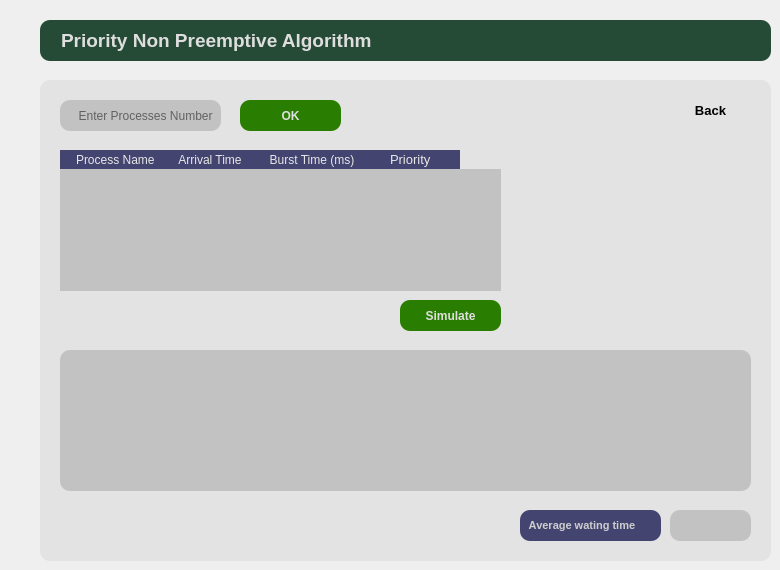
    <widget class="QWidget" name="tab_8">
     <attribute name="title">
      <string>Priority_NP</string>
     </attribute>
     <widget class="QLabel" name="label_15">
      <property name="geometry">
       <rect>
        <x>40</x>
        <y>20</y>
        <width>731</width>
        <height>41</height>
       </rect>
      </property>
      <property name="font">
       <font>
        <family>MS Shell Dlg 2</family>
        <pointsize>14</pointsize>
        <weight>75</weight>
        <bold>true</bold>
       </font>
      </property>
      <property name="styleSheet">
       <string notr="true">background-color: rgb(37, 75, 55);
color: rgb(222, 222, 222);
border-radius: 10px;</string>
      </property>
      <property name="text">
       <string>    Priority Non Preemptive Algorithm</string>
      </property>
     </widget>
     <widget class="QGroupBox" name="groupBox_8">
      <property name="enabled">
       <bool>true</bool>
      </property>
      <property name="geometry">
       <rect>
        <x>40</x>
        <y>80</y>
        <width>731</width>
        <height>481</height>
       </rect>
      </property>
      <property name="font">
       <font>
        <pointsize>9</pointsize>
        <weight>75</weight>
        <bold>true</bold>
       </font>
      </property>
      <property name="styleSheet">
       <string notr="true">background-color: rgb(227, 227, 227);
border-radius: 10px;</string>
      </property>
      <property name="title">
       <string/>
      </property>
      <widget class="QGraphicsView" name="graphicsView_5">
       <property name="geometry">
        <rect>
         <x>20</x>
         <y>270</y>
         <width>691</width>
         <height>141</height>
        </rect>
       </property>
       <property name="styleSheet">
        <string notr="true">background-color: rgb(194, 194, 194);</string>
       </property>
      </widget>
      <widget class="QLabel" name="label_16">
       <property name="geometry">
        <rect>
         <x>480</x>
         <y>430</y>
         <width>141</width>
         <height>31</height>
        </rect>
       </property>
       <property name="font">
        <font>
         <pointsize>8</pointsize>
         <weight>75</weight>
         <bold>true</bold>
        </font>
       </property>
       <property name="styleSheet">
        <string notr="true">background-color: rgb(68, 68, 113);
color: rgb(206, 206, 206);</string>
       </property>
       <property name="text">
        <string>   Average wating time</string>
       </property>
      </widget>
      <widget class="QLineEdit" name="lineEdit_10">
       <property name="geometry">
        <rect>
         <x>630</x>
         <y>430</y>
         <width>81</width>
         <height>31</height>
        </rect>
       </property>
       <property name="styleSheet">
        <string notr="true">background-color: rgb(194, 194, 194);</string>
       </property>
       <property name="readOnly">
        <bool>true</bool>
       </property>
       <property name="placeholderText">
        <string/>
       </property>
      </widget>
      <widget class="QPushButton" name="pushButton_26">
       <property name="geometry">
        <rect>
         <x>630</x>
         <y>10</y>
         <width>81</width>
         <height>41</height>
        </rect>
       </property>
       <property name="font">
        <font>
         <pointsize>10</pointsize>
         <weight>75</weight>
         <bold>true</bold>
        </font>
       </property>
       <property name="styleSheet">
        <string notr="true">background-color: rgb(227, 227, 227);
border-radius:0px;
</string>
       </property>
       <property name="text">
        <string>Back</string>
       </property>
       <property name="icon">
        <iconset resource="img.qrc">
         <normaloff>:/img/Homee.png</normaloff>:/img/Homee.png</iconset>
       </property>
       <property name="iconSize">
        <size>
         <width>27</width>
         <height>27</height>
        </size>
       </property>
      </widget>
      <widget class="QLineEdit" name="lineEdit_9">
       <property name="geometry">
        <rect>
         <x>20</x>
         <y>20</y>
         <width>161</width>
         <height>31</height>
        </rect>
       </property>
       <property name="styleSheet">
        <string notr="true">background-color: rgb(194, 194, 194);</string>
       </property>
       <property name="placeholderText">
        <string>     Enter Processes Number</string>
       </property>
      </widget>
      <widget class="QPushButton" name="pushButton_24">
       <property name="enabled">
        <bool>true</bool>
       </property>
       <property name="geometry">
        <rect>
         <x>200</x>
         <y>20</y>
         <width>101</width>
         <height>31</height>
        </rect>
       </property>
       <property name="font">
        <font>
         <pointsize>9</pointsize>
         <weight>75</weight>
         <bold>true</bold>
        </font>
       </property>
       <property name="styleSheet">
        <string notr="true">background-color: rgb(0, 199, 0);
background-color: rgb(41, 125, 0);
color: rgb(223, 223, 223);</string>
       </property>
       <property name="text">
        <string>OK</string>
       </property>
       <property name="shortcut">
        <string>Return</string>
       </property>
      </widget>
      <widget class="QPushButton" name="pushButton_25">
       <property name="enabled">
        <bool>true</bool>
       </property>
       <property name="geometry">
        <rect>
         <x>360</x>
         <y>220</y>
         <width>101</width>
         <height>31</height>
        </rect>
       </property>
       <property name="font">
        <font>
         <pointsize>9</pointsize>
         <weight>75</weight>
         <bold>true</bold>
        </font>
       </property>
       <property name="styleSheet">
        <string notr="true">background-color: rgb(41, 125, 0);
color: rgb(223, 223, 223);</string>
       </property>
       <property name="text">
        <string>Simulate</string>
       </property>
       <property name="shortcut">
        <string>Return</string>
       </property>
      </widget>
      <widget class="QTableWidget" name="tableWidget_7">
       <property name="geometry">
        <rect>
         <x>20</x>
         <y>70</y>
         <width>441</width>
         <height>141</height>
        </rect>
       </property>
       <property name="styleSheet">
        <string notr="true">QHeaderView::section  {
    background-color: rgb(68, 68, 113);
    color: rgb(231, 231, 231);
	border:rgb(68, 68, 113);;
    text-align: left;
	padding-left: 4px;
}
QTableCornerButton::section {
    background-color:rgb(68, 68, 113);
    border: 1px solid #3A3939;
    border-radius: 0px;
}

QTableView
{
	background-color: rgb(194, 194, 194);
	border-radius: 0px;
}

QTableView, QHeaderView
{
    border-radius: 0px;
	selection-background-color: rgb(194, 194, 194);
}

QTableView::item::pressed
{
    background-color: rgb(126, 126, 126);
}


QScrollBar:horizontal
{
    background-color: rgb(194, 194, 194);

}
QScrollBar:vertical
{
    background-color: rgb(194, 194, 194);

}

QTableWidget::item:hover {
	border: 1px solid #47476a;
	border-radius: 8px;
	background-color: #909090;
}


</string>
       </property>
       <property name="frameShape">
        <enum>QFrame::StyledPanel</enum>
       </property>
       <property name="autoScroll">
        <bool>false</bool>
       </property>
       <property name="horizontalScrollMode">
        <enum>QAbstractItemView::ScrollPerPixel</enum>
       </property>
       <column>
        <property name="text">
         <string>  Process Name</string>
        </property>
        <property name="font">
         <font>
          <family>MS Shell Dlg 2</family>
          <pointsize>9</pointsize>
         </font>
        </property>
        <property name="textAlignment">
         <set>AlignCenter</set>
        </property>
       </column>
       <column>
        <property name="text">
         <string>  Arrival Time   </string>
        </property>
        <property name="font">
         <font>
          <family>MS Shell Dlg 2</family>
          <pointsize>9</pointsize>
         </font>
        </property>
        <property name="textAlignment">
         <set>AlignCenter</set>
        </property>
       </column>
       <column>
        <property name="text">
         <string>  Burst Time (ms)  </string>
        </property>
        <property name="font">
         <font>
          <family>MS Shell Dlg 2</family>
          <pointsize>9</pointsize>
         </font>
        </property>
        <property name="textAlignment">
         <set>AlignCenter</set>
        </property>
       </column>
       <column>
        <property name="text">
         <string>  Priority   </string>
        </property>
        <property name="font">
         <font>
          <family>MS Shell Dlg 2</family>
          <pointsize>10</pointsize>
          <weight>50</weight>
          <bold>false</bold>
         </font>
        </property>
        <property name="textAlignment">
         <set>AlignCenter</set>
        </property>
       </column>
      </widget>
      <widget class="QPushButton" name="pushButton_39">
       <property name="geometry">
        <rect>
         <x>600</x>
         <y>220</y>
         <width>41</width>
         <height>41</height>
        </rect>
       </property>
       <property name="styleSheet">
        <string notr="true"/>
       </property>
       <property name="text">
        <string/>
       </property>
       <property name="icon">
        <iconset resource="img.qrc">
         <normaloff>:/img/ZoomIn.png</normaloff>:/img/ZoomIn.png</iconset>
       </property>
       <property name="iconSize">
        <size>
         <width>25</width>
         <height>30</height>
        </size>
       </property>
      </widget>
      <widget class="QPushButton" name="pushButton_40">
       <property name="geometry">
        <rect>
         <x>660</x>
         <y>220</y>
         <width>41</width>
         <height>41</height>
        </rect>
       </property>
       <property name="styleSheet">
        <string notr="true"/>
       </property>
       <property name="text">
        <string/>
       </property>
       <property name="icon">
        <iconset resource="img.qrc">
         <normaloff>:/img/ZoomOut.png</normaloff>:/img/ZoomOut.png</iconset>
       </property>
       <property name="iconSize">
        <size>
         <width>25</width>
         <height>30</height>
        </size>
       </property>
      </widget>
     </widget>
    </widget>
